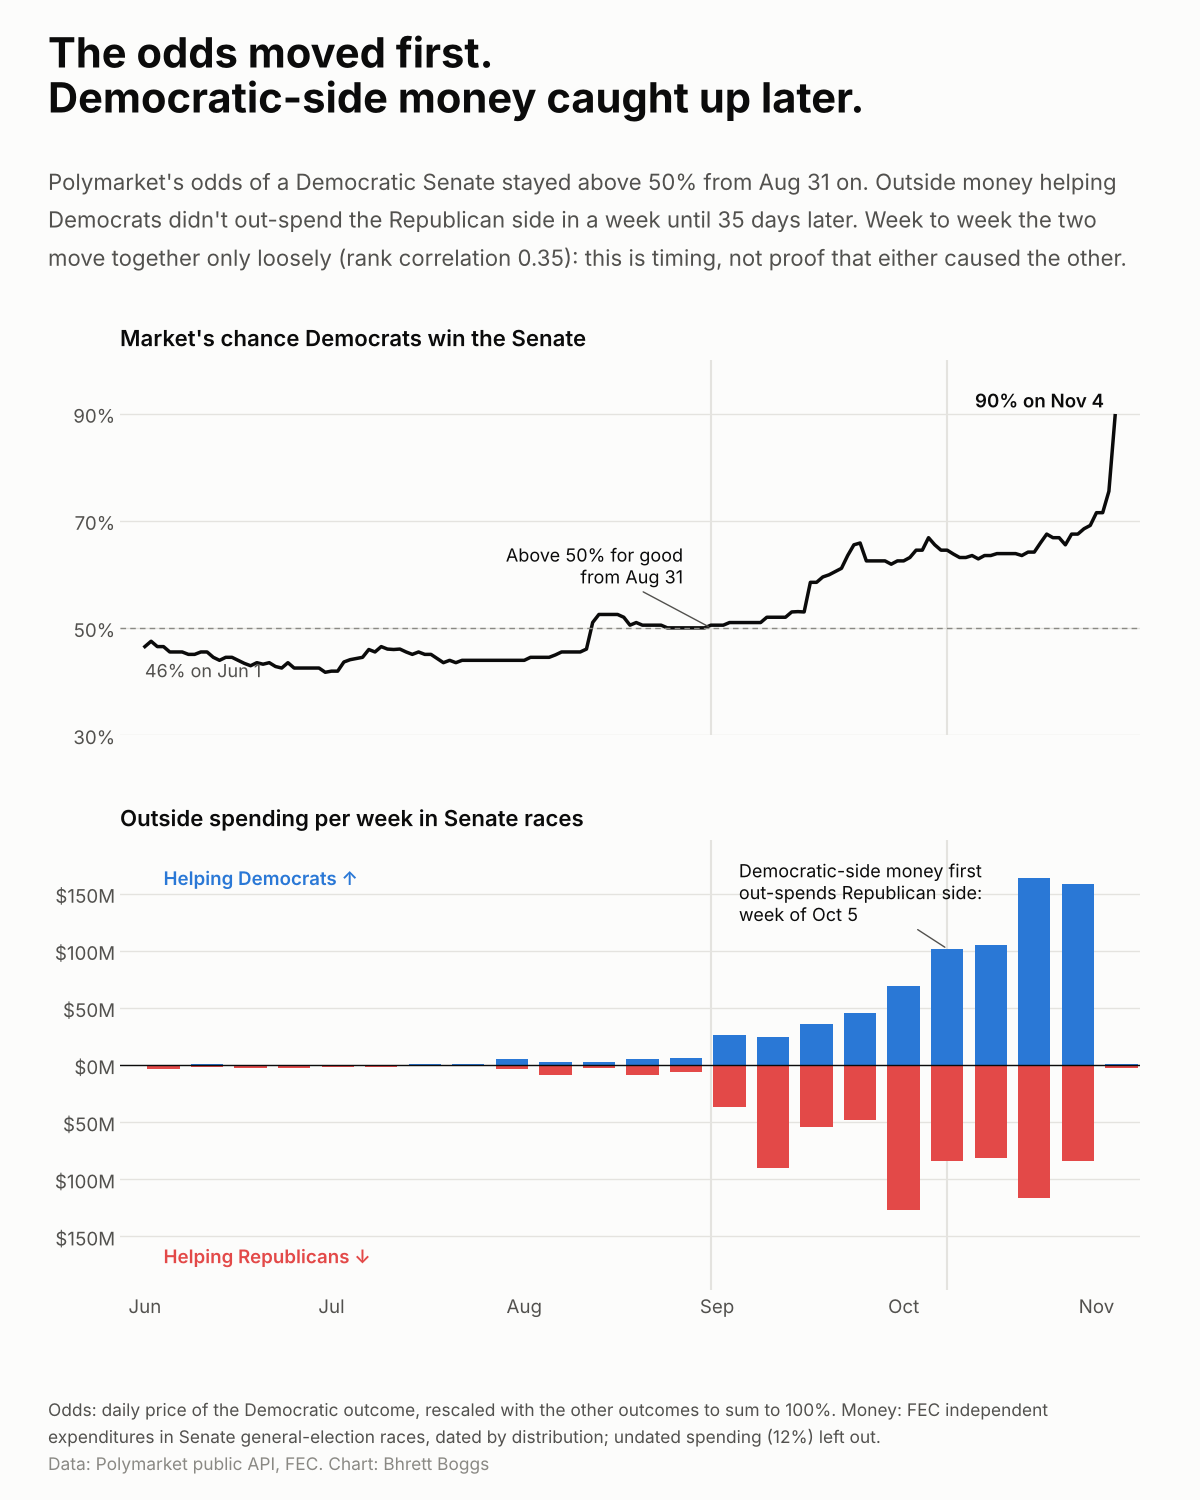

Generate this figure with Python:
"""Betting odds vs outside money in the months before the 2026 election.

Reads  data/raw/polymarket/daily.csv   ("Which party will win the Senate in 2026?")
       data/clean/ie_clean.csv          outside spending in Senate general-election races
Writes viz/money_vs_odds/money_vs_odds.png

Top: Polymarket's daily chance that Democrats win the Senate. Bottom: weekly outside spending by side.
Two panels on one time axis (no second y-axis).
"""
import sys
from pathlib import Path

import matplotlib.dates as mdates
import matplotlib.pyplot as plt
import pandas as pd
from scipy.stats import spearmanr

sys.path.insert(0, str(Path(__file__).resolve().parents[1]))
from style import CLEAN, DEM, FIGSIZE, GRID, INK, INK_2, MUTED, REP, SURFACE, footer, setup, titles  # noqa: E402

HERE = Path(__file__).resolve().parent
RAW = HERE.parents[1] / "data" / "raw"
START, END = "2026-06-01", "2026-11-04"


def helps(party: str, sup_opp: str) -> str:
    p = str(party).upper()
    side = "D" if "DEMOCRAT" in p else ("R" if "REPUBLICAN" in p else "O")
    return {"D": "R", "R": "D"}.get(side, "O") if sup_opp == "O" else side


def main() -> None:
    setup()
    p = pd.read_csv(RAW / "polymarket" / "daily.csv")
    s = p[p.event.str.startswith("Which party will win the Senate")].pivot_table(
        index="date", columns="outcome_label", values="price", aggfunc="last")
    s.index = pd.to_datetime(s.index)
    s = s.asfreq("D").ffill()
    odds = (s.div(s.sum(axis=1), axis=0)["Democratic Party"] * 100).loc[START:END]

    ie = pd.read_csv(CLEAN / "ie_clean.csv", low_memory=False)
    g = ie[(ie.can_office == "S") & (ie.ele_type == "G")].copy()
    g["date"] = pd.to_datetime(g.dissem_dt, format="%d-%b-%y", errors="coerce")
    g = g[g.date.between(START, "2026-11-03")]
    g["side"] = [helps(a, b) for a, b in zip(g.cand_pty_aff, g.sup_opp)]
    w = g.set_index("date").groupby("side").exp_amo.resample("W-SUN").sum().unstack(0).fillna(0) / 1e6
    w = w.reindex(columns=["D", "R"], fill_value=0)
    w = w[w.index <= pd.Timestamp("2026-11-08")]
    d_ahead = w[(w.D > w.R) & (w.index >= "2026-09-01")].index.min()
    # The day the odds went above 50% for good (they had also been above 50% briefly in spring).
    crossed = odds[odds <= 50].index.max() + pd.Timedelta(days=1)
    weekly_odds = odds.resample("W-SUN").mean().reindex(w.index)
    share = w.D / (w.D + w.R)
    rho = spearmanr(share[w.D + w.R > 5], weekly_odds[w.D + w.R > 5]).statistic

    fig = plt.figure(figsize=FIGSIZE, dpi=100)
    ax1 = fig.add_axes([0.10, 0.51, 0.85, 0.25])
    ax2 = fig.add_axes([0.10, 0.14, 0.85, 0.30], sharex=ax1)

    ax1.plot(odds.index, odds, color=INK, lw=2.5)
    ax1.axhline(50, color=MUTED, lw=1, ls=(0, (4, 3)))
    ax1.set_ylim(30, 100)
    ax1.set_yticks([30, 50, 70, 90])
    ax1.yaxis.set_major_formatter(plt.FuncFormatter(lambda v, _: f"{v:.0f}%"))
    ax1.set_title("Market's chance Democrats win the Senate", loc="left", fontsize=16, weight="semibold", pad=10)
    ax1.annotate(f"{odds.iloc[0]:.0f}% on {odds.index[0]:%b %-d}", (odds.index[0], odds.iloc[0]), xytext=(0, -22),
                 textcoords="offset points", fontsize=13, color=INK_2)
    ax1.annotate(f"{odds.iloc[-1]:.0f}% on {odds.index[-1]:%b %-d}", (odds.index[-1], odds.iloc[-1]),
                 xytext=(-8, 6), textcoords="offset points", ha="right", fontsize=13.5, weight="semibold", color=INK)
    ax1.annotate(f"Above 50% for good\nfrom {crossed:%b %-d}", (crossed, 50), xytext=(-20, 32), textcoords="offset points",
                 fontsize=13, color=INK, ha="right", arrowprops=dict(arrowstyle="-", color=INK_2, lw=1))

    ax2.bar(w.index - pd.Timedelta(days=3), w.D, width=5.2, color=DEM, zorder=3)
    ax2.bar(w.index - pd.Timedelta(days=3), -w.R, width=5.2, color=REP, zorder=3)
    ax2.axhline(0, color=INK, lw=1, zorder=4)
    top = max(w.D.max(), w.R.max()) * 1.2
    ax2.set_ylim(-top, top)
    ax2.yaxis.set_major_formatter(plt.FuncFormatter(lambda v, _: f"${abs(v):.0f}M"))
    ax2.set_title("Outside spending per week in Senate races", loc="left", fontsize=16, weight="semibold", pad=10)
    ax2.text(pd.Timestamp("2026-06-04"), top * 0.8, "Helping Democrats ↑", fontsize=13.5, color=DEM, weight="semibold")
    ax2.text(pd.Timestamp("2026-06-04"), -top * 0.8, "Helping Republicans ↓", fontsize=13.5, color=REP,
             weight="semibold", va="top")
    ax2.annotate(f"Democratic-side money first\nout-spends Republican side:\nweek of {d_ahead - pd.Timedelta(days=6):%b %-d}",
                 (d_ahead - pd.Timedelta(days=3), w.loc[d_ahead, "D"]), xytext=(-150, 20), textcoords="offset points",
                 fontsize=13, color=INK, arrowprops=dict(arrowstyle="-", color=INK_2, lw=1))

    for ax in (ax1, ax2):
        ax.axvline(crossed, color=GRID, lw=1.5, zorder=1)
        ax.axvline(d_ahead - pd.Timedelta(days=3), color=GRID, lw=1.5, zorder=1)
        ax.grid(axis="y", color=GRID, lw=1)
        ax.set_axisbelow(True)
        for sp in ax.spines.values():
            sp.set_visible(False)
        ax.tick_params(length=0, labelsize=13.5)
    ax2.xaxis.set_major_locator(mdates.MonthLocator())
    ax2.xaxis.set_major_formatter(mdates.DateFormatter("%b"))
    plt.setp(ax1.get_xticklabels(), visible=False)
    ax2.set_xlim(pd.Timestamp(START) - pd.Timedelta(days=4), pd.Timestamp(END) + pd.Timedelta(days=4))

    lag = (d_ahead - pd.Timedelta(days=6) - crossed).days
    titles(fig, "The odds moved first.",
           "Democratic-side money caught up later.",
           f"Polymarket's odds of a Democratic Senate stayed above 50% from {crossed:%b %-d} on. Outside money helping\n"
           f"Democrats didn't out-spend the Republican side in a week until {abs(lag)} days {'later' if lag > 0 else 'earlier'}. Week to week the two\n"
           f"move together only loosely (rank correlation {rho:.2f}): this is timing, not proof that either caused the other.")
    footer(fig, [
        "Odds: daily price of the Democratic outcome, rescaled with the other outcomes to sum to 100%. Money: FEC independent",
        "expenditures in Senate general-election races, dated by distribution; undated spending (12%) left out.",
    ], "Polymarket public API, FEC")

    out = HERE / "money_vs_odds.png"
    fig.savefig(out, facecolor=SURFACE)
    print(f"wrote {out}  crossed {crossed:%Y-%m-%d}, D ahead week ending {d_ahead:%Y-%m-%d}, lag {lag}, rho {rho:.2f}")


if __name__ == "__main__":
    main()
